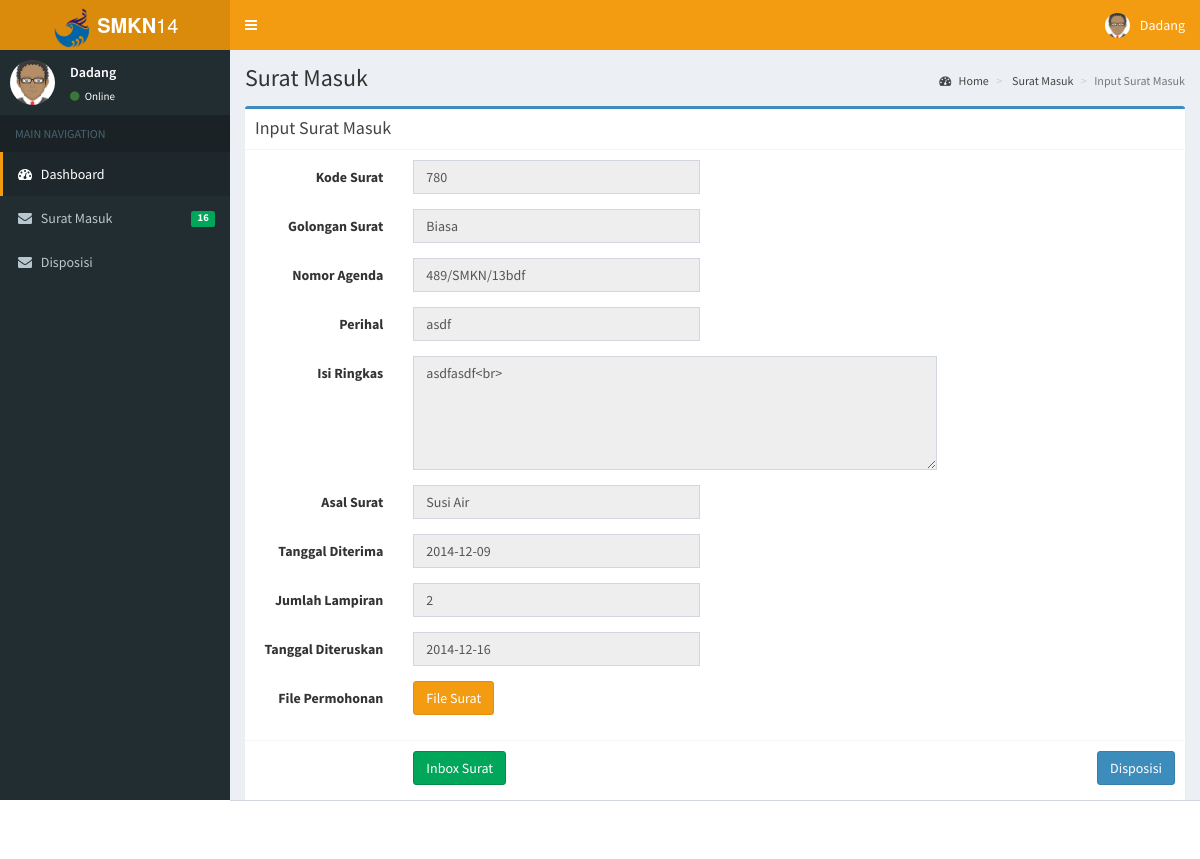
The app's page /layout/index.php?page=detail_disposisi&no_surat=23 (signed in) with its own data.
### tables this page shows
CREATE TABLE IF NOT EXISTS `tbl_surat_masuk` (
  `no_surat` int(5) NOT NULL AUTO_INCREMENT,
  `no_urut` int(5) NOT NULL,
  `indek` varchar(11) NOT NULL,
  `kode_sm` varchar(20) NOT NULL,
  `nomor_agenda` varchar(100) NOT NULL,
  `perihal` text NOT NULL,
  `isi_ringkas` text NOT NULL,
  `asal_surat` varchar(100) NOT NULL,
  `tgl_sm` date NOT NULL,
  `lampiran` int(5) NOT NULL,
  `tgl_diteruskan` date NOT NULL,
  `nama_file` varchar(50) NOT NULL,
  `golongan_surat` varchar(20) NOT NULL,
  `pengolah` varchar(30) NOT NULL,
  PRIMARY KEY (`no_surat`)
);

### menu/detail_disposisi.php (the view, shortened to what this page needs)
<?php
$id=$_REQUEST['no_surat'];
$edit = "select * from tbl_surat_masuk where no_surat='$id'";
$id=$_REQUEST['no_surat'];
if ($level_user=="kpl") {
$edit = " SELECT sm.*,ssm.* FROM tbl_surat_masuk sm LEFT JOIN tbl_status_sm ssm on ssm.no_surat=sm.no_surat where sm.no_surat = '$id' ";
}
$hasil = $mysqli->query($edit);
$row = $hasil->fetch_array();
?>
<section class="content-header">
  <h1>
    Surat Masuk
  </h1>
  <ol class="breadcrumb">
    <li>
      <a href="#">
        <i class="fa fa-dashboard"></i> Home</a>
    </li>
    <li>
      <a href="#">Surat Masuk</a>
    </li>
    <li class="active">Input Surat Masuk</li>
  </ol>
</section>
<section class="content">
  <div class="row">
    <div class="col-xs-12">
      <div class="box box-primary">
        <div class="box-header with-border">
          <h3 class="box-title">Input Surat Masuk</h3>
        </div>
        <form class="form-horizontal" role="form" method="POST" action="">
          <div class="box-body">
            <div class="form-group">
              <label for="inputPassword3" class="col-sm-2 control-label">Kode Surat</label>
              <div class="col-sm-4">
                <input type="text" class="form-control" id="inputPassword3" placeholder="Kode Surat" name="kode_sm" required value="<?= stripslashes($row['kode_sm']) ?>"
                  readonly>
              </div>
            </div>
            <div class="form-group">
              <label for="inputPassword3" class="col-sm-2 control-label">Golongan Surat</label>
              <div class="col-sm-4">
                <input type="text" class="form-control" id="inputPassword3" placeholder="Golongan Surat" name="golongan_surat" required value="<?= stripslashes($row['golongan_surat']) ?>"
                  readonly>
              </div>
            </div>
            <div class="form-group">
              <label for="inputPassword3" class="col-sm-2 control-label">Nomor Agenda</label>
              <div class="col-sm-4">
                <input type="text" class="form-control" id="inputPassword3" placeholder="Nomor Agenda" name="nomor_agenda" required value="<?= stripslashes($row['nomor_agenda']) ?>"
                  readonly>
              </div>
            </div>
            <div class="form-group">
              <label for="inputPassword3" class="col-sm-2 control-label">Perihal</label>
              <div class="col-sm-4">
                <input type="text" class="form-control" id="inputPassword3" placeholder="Perihal" name="perihal" required value="<?= stripslashes($row['perihal']) ?>"
                  readonly>
              </div>
            </div>
            <div class="form-group">
              <label for="inputPassword3" class="col-sm-2 control-label">Isi Ringkas</label>
              <div class="col-sm-7">
                <textarea class="form-control " id="inputPassword3" placeholder="Isi Ringkas" name="isi_ringkas" required rows="5" readonly><?= stripslashes($row['isi_ringkas']) ?>
                </textarea>
              </div>
            </div>
            <div class="form-group">
              <label for="inputPassword3" class="col-sm-2 control-label">Asal Surat</label>
              <div class="col-sm-4">
                <input type="text" class="form-control" id="inputPassword3" placeholder="Asal Surat" name="asal_surat" required value="<?= stripslashes($row['asal_surat']) ?>"
                  readonly>
              </div>
            </div>
            <div class="form-group">
              <label for="inputPassword3" class="col-sm-2 control-label">Tanggal Diterima</label>
              <div class="col-sm-4">
                <input type="text" class="form-control" placeholder="Tanggal" autocomplete="off" name="tgl_sm" data-date-format="yyyy-mm-dd"
                  required value="<?= stripslashes($row['tgl_sm']) ?>" readonly>
              </div>
            </div>
            <div class="form-group">
              <label for="inputPassword3" class="col-sm-2 control-label">Jumlah Lampiran</label>
              <div class="col-sm-4">
                <input type="text" class="form-control" id="inputPassword3" placeholder="Lampiran" name="lampiran" value="<?= stripslashes($row['lampiran']) ?>"
                  readonly>
              </div>
            </div>
            <div class="form-group">
              <label for="inputPassword3" class="col-sm-2 control-label">Tanggal Diteruskan</label>
              <div class="col-sm-4">
                <input type="text" id="datepicker" class="form-control" placeholder="Tanggal Diteruskan" autocomplete="off" name="tgl_diteruskan" data-date-format="yyyy-mm-dd"
                  required value="<?= stripslashes($row['tgl_diteruskan']) ?>" readonly>
              </div>
            </div>
            <div class="form-group">
              <label for="inputPassword3" class="col-sm-2 control-label">File Permohonan</label>
              <div class="col-sm-4">
                <a href="<?php echo "../file-sm/$row[nama_file] ";?>" class="btn btn-warning example1demo">File Surat</a>
              </div>
            </div>
          </div>
          <div class="box-footer">
                <div class="form-group">
                  <div class="col-sm-offset-2 col-sm-10">
                    <a href="?page=surat" class="btn btn-success ">Inbox Surat</a>
                    <?php  if ($level_user =="kpl") {  ?>
                    <a href= '<?php echo "?page=input_disposisit&no_surat=$row[no_surat]"; ?>' class="btn btn-primary pull-right"> Disposisi </a>
                    <?php } ?>
                  </div>
                </div>
          </div>
      </div>
    </div>
  </div>
  </div>

### records on screen
tbl_surat_masuk: kode_sm "780", golongan_surat "Biasa", nomor_agenda "489/SMKN/13bdf", perihal "asdf", isi_ringkas "asdfasdf<br>", asal_surat "Susi Air", tgl_sm "2014-12-09", lampiran "2", tgl_diteruskan "2014-12-16"

### other values on screen
$nama_user "Dadang"
$inboxsurat "16"
